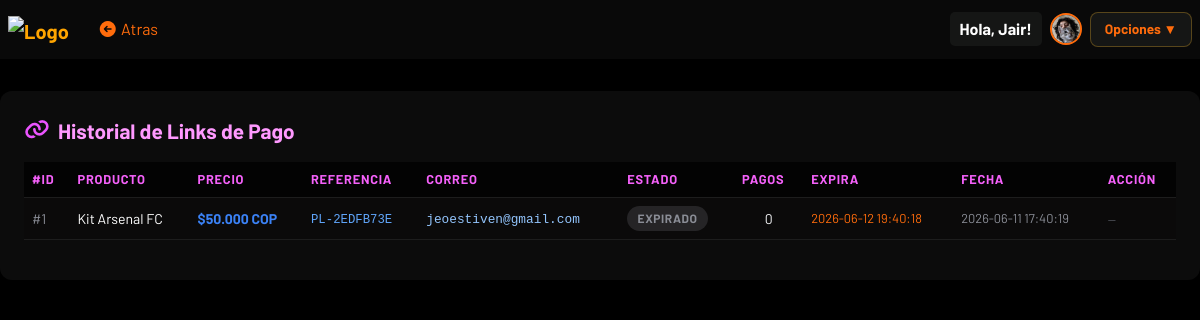
The app's page /historial/reg-link.php (signed in) with its own data.
### tables this page shows
CREATE TABLE
  `users` (
    `id` int (11) NOT NULL,
    `nombre` varchar(30) NOT NULL,
    `correo` varchar(50) NOT NULL,
    `usuario` varchar(20) NOT NULL,
    `contraseña` varchar(155) NOT NULL,
    `profile_image` varchar(255) NOT NULL,
    `location` varchar(100) NOT NULL,
    `bio` text NOT NULL
  );

CREATE TABLE
  `payment_link` (
    `id` int (11) NOT NULL,
    `producto` varchar(100) NOT NULL,
    `precio` decimal(10, 2) NOT NULL,
    `link_id` varchar(100) DEFAULT NULL,
    `link_url` text DEFAULT NULL,
    `referencia` varchar(100) NOT NULL,
    `descripcion` varchar(200) NOT NULL,
    `estado` varchar(20) DEFAULT 'activo',
    `pagos_usados` int (11) DEFAULT 0,
    `expiracion` datetime NOT NULL,
    `correo` varchar(100) DEFAULT NULL,
    `created_at` timestamp NOT NULL DEFAULT current_timestamp()
  );

### historial/reg-link.php (the view, shortened to what this page needs)
<?php
require_once '../php/conexion_be.php';
$resultado = mysqli_query($conexion, "SELECT * FROM payment_link ORDER BY created_at DESC");
?>
<!DOCTYPE html>
<html lang="es">
<head>
    <link href="https://cdn.jsdelivr.net/npm/bootstrap@5.3.2/dist/css/bootstrap.min.css" rel="stylesheet">
    <link href="https://cdn.jsdelivr.net/npm/bootstrap-icons/font/bootstrap-icons.css" rel="stylesheet">
    <link rel="stylesheet" href="https://cdnjs.cloudflare.com/ajax/libs/font-awesome/7.0.1/css/all.min.css">
</head>
<body>
    <?php
        $nav_back_url  = "historial.php";
        $nav_back_text = "Atras";
        $nav_base      = "../";
        require_once '../php/navbar.php';
    ?>
    <div class="tabla-container">
        <div class="tabla-titulo"><i class="fa-solid fa-link" style="color: rgb(235, 84, 255);"></i>
             Historial de Links de Pago
        </div>
        <?php if ($resultado && mysqli_num_rows($resultado) > 0): ?>
        <div class="table-responsive">
            <table class="table table-hover">
                <thead>
                    <tr>
                        <th>#ID</th>
                        <th>Producto</th>
                        <th>Precio</th>
                        <th>Referencia</th>
                        <th>Correo</th>
                        <th>Estado</th>
                        <th>Pagos</th>
                        <th>Expira</th>
                        <th>Fecha</th>
                        <th>Acción</th>
                    </tr>
                </thead>
                <tbody>
                    <?php while ($row = mysqli_fetch_assoc($resultado)):
                        $estado    = strtolower($row['estado']);
                        $expirado  = !empty($row['expiracion']) && strtotime($row['expiracion']) < time();
                        if ($estado === 'activo' && $expirado) $estado_show = 'expirado';
                        else $estado_show = $estado;
                    ?>
                    <tr>
                        <td><span style="color:#8a8d96;">#<?= htmlspecialchars($row['id']) ?></span></td>
                        <td><?= htmlspecialchars($row['producto']) ?></td>
                        <td style="color:#3b82f6; font-weight:700;">$<?= number_format((float)$row['precio'], 0, ',', '.') ?> COP</td>
                        <td><code style="color:#60a5fa;"><?= htmlspecialchars($row['referencia']) ?></code></td>
                        <td><code style="color:#93c5fd; font-size:0.8rem;"><?= htmlspecialchars($row['correo']) ?></code></td>
                        <td>
                            <span class="estado-pill badge-<?= $estado_show ?>">
                                <?= strtoupper($estado_show) ?>
                            </span>
                        </td>
                        <td style="text-align:center; color:#f0f1f3;"><?= (int)($row['pagos_usados'] ?? 0) ?></td>
                        <td style="color:#FF6C0C; font-size:0.8rem;"><?= !empty($row['expiracion']) ? htmlspecialchars($row['expiracion']) : '—' ?></td>
                        <td style="color:#8a8d96; font-size:0.8rem;"><?= htmlspecialchars($row['created_at']) ?></td>
                        <td>
                            <?php if (!empty($row['link_url']) && $estado === 'activo' && !$expirado): ?>
                            <div style="display:flex; gap:0.3rem;">
                                <a href="<?= htmlspecialchars($row['link_url']) ?>" target="_blank" class="btn-link-action">
                                    <i class="bi bi-box-arrow-up-right"></i> Abrir
                                </a>
                                <button type="button" class="btn-link-action btn-copy"
                                        data-link="<?= htmlspecialchars($row['link_url'], ENT_QUOTES) ?>"
                                        onclick="copyLink(this)">
                                    <i class="bi bi-clipboard"></i> Copiar
                                </button>
                            </div>
                            <?php else: ?>
                            <span style="color:#555860; font-size:0.75rem;">—</span>
                            <?php endif; ?>
                        </td>
                    </tr>
                    <?php endwhile; ?>
                </tbody>
            </table>
        </div>
        <?php endif; ?>
    </div>
</body>
</html>

### php/navbar.php (shortened to what this page needs)
<?php
$nav_back_url  = $nav_back_url  ?? 'home.php';
$nav_back_text = $nav_back_text ?? 'Volver';
$nav_base      = $nav_base      ?? '../';
$nav_avatar    = '';
$nav_initials  = '';
if (isset($_SESSION['user_id'])) {
    if ($conexion) {
        $nav_uid = intval($_SESSION['user_id']);
        $nav_row = mysqli_fetch_assoc(mysqli_query($conexion, "SELECT profile_image, usuario FROM users WHERE id = '$nav_uid'"));
        if ($nav_row) {
            $nav_initials = strtoupper(substr($nav_row['usuario'] ?? 'U', 0, 1));
            if (!empty($nav_row['profile_image']) && file_exists($nav_base . 'uploads/' . $nav_row['profile_image'])) {
                $nav_avatar = $nav_base . 'uploads/' . htmlspecialchars($nav_row['profile_image']);
            }
        }
    }
}
?>
<nav class="navbar navbar-dark navbar-expand-lg px-2">
    <a class="navbar-brand fw-bold" href="<?= $nav_base ?>home.php" style="color: orange;">
        <img src="<?= $nav_base ?>assets/icons/iconoy.png" alt="Logo" style="width: 30px;">
    </a>
    <a href="<?= htmlspecialchars($nav_back_url) ?>" class="btn" style="color: black; color: #FF6C0C;">
        <i class="fa-solid fa-circle-arrow-left fs-6"></i> <?= htmlspecialchars($nav_back_text) ?>
    </a>
    <div class="ms-auto d-flex align-items-center gap-2">
        <span class="nav-username">
            <?= isset($_SESSION['usuario']) ? "Hola, " . htmlspecialchars($_SESSION['usuario']) : "Invitado" ?>
        </span>
        <a href="<?= $nav_base ?>profile/index.php" class="nav-avatar-wrap" title="Mi perfil">
            <?php if ($nav_avatar): ?>
                <img src="<?= $nav_avatar ?>" class="nav-avatar-img" alt="Perfil">
            <?php else: ?>
                <div class="nav-avatar-initials"><?= $nav_initials ?: 'U' ?></div>
            <?php endif; ?>
        </a>
        <div class="dropdown">
            <button class="dropbtn">Opciones ▼</button>
        </div>
    </div>
</nav>

### historial/reg-link.php (style rules this page uses)
body { background-color: #000000; color: white; background-repeat: no-repeat; background-position: center; background-attachment: fixed; background-size: cover; font-family: 'Barlow', sans-serif; }
.navbar { background-color: #0f0f0fa9 !important; backdrop-filter: blur(8px); }
.tabla-container { background: rgba(15, 15, 15, 0.85); border-radius: 12px; padding: 1.5rem; margin: 2rem auto; max-width: 1200px; backdrop-filter: blur(8px); }
.tabla-titulo { font-size: 1.3rem; font-weight: 700; margin-bottom: 1rem; color: rgb(255, 153, 255); display: flex; align-items: center; gap: 0.5rem; }
.table { color: white; border-color: rgba(255,255,255,0.1); }
.table thead th { background: rgba(0, 0, 0, 0.79); color: hsl(298, 94%, 68%); border-color: rgba(255,255,255,0.1); font-size: 0.8rem; text-transform: uppercase; letter-spacing: 0.06em; }
.table tbody tr { border-color: rgba(255,255,255,0.07); background-color: black; transition: background 0.15s; }
.table tbody td { border-color: rgba(255,255,255,0.07); font-size: 0.88rem; vertical-align: middle; background: #1312129a; color: white; }
.badge-expirado { background: rgba(138,141,150,0.2); color: #8a8d96; }
.estado-pill { display: inline-block; padding: 0.2rem 0.65rem; border-radius: 20px; font-size: 0.75rem; font-weight: 700; text-transform: uppercase; letter-spacing: 0.05em; }

### php/navbar.php (style rules this page uses)
.navbar { background-color: #0f0f0fa9 !important; backdrop-filter: blur(8px); }
.nav-avatar-wrap { display: inline-flex; align-items: center; gap: 0.5rem; text-decoration: none; }
.nav-avatar-img { width: 32px; height: 32px; border-radius: 50%; object-fit: cover; border: 2px solid #FF6C0C; transition: border-color 0.2s, transform 0.2s; }
.nav-username { background-color: hsla(120, 2%, 10%, 0.84); padding: 5px 10px; border-radius: 5px; font-weight: bold; color: #ffffff; }
.dropdown { position: relative; display: inline-block; }
.dropbtn { background: hsla(120, 2%, 10%, 0.84); color: #FF6C0C; border: 1.5px solid rgba(240, 180, 41, 0.3); border-radius: 8px; padding: 6px 14px; font-weight: 700; font-size: 0.85rem; cursor: pointer; transition: all 0.2s; display: flex; align-items: center; gap: 0.3rem; }

### records on screen
users: profile_image (picture)
payment_link: id "1", producto "Kit Arsenal FC", precio "50.000", referencia "PL-2EDFB73E", correo "jeoestiven@gmail.com", estado_show "EXPIRADO", pagos_usados "0", expiracion "2026-06-12 19:40:18", created_at "2026-06-11 17:40:19"

### other values on screen
$nav_back_text "Atras"
$_SESSION['usuario'] "Jair!"
